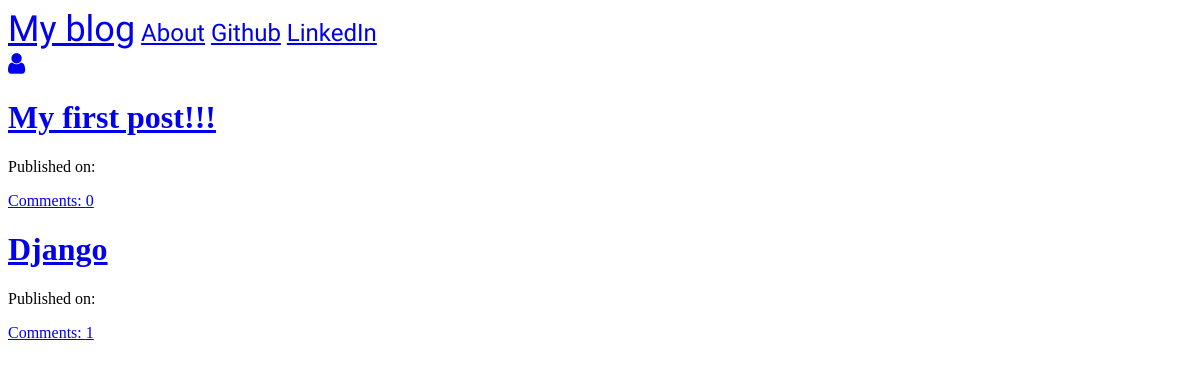
Before: / with the older database file.
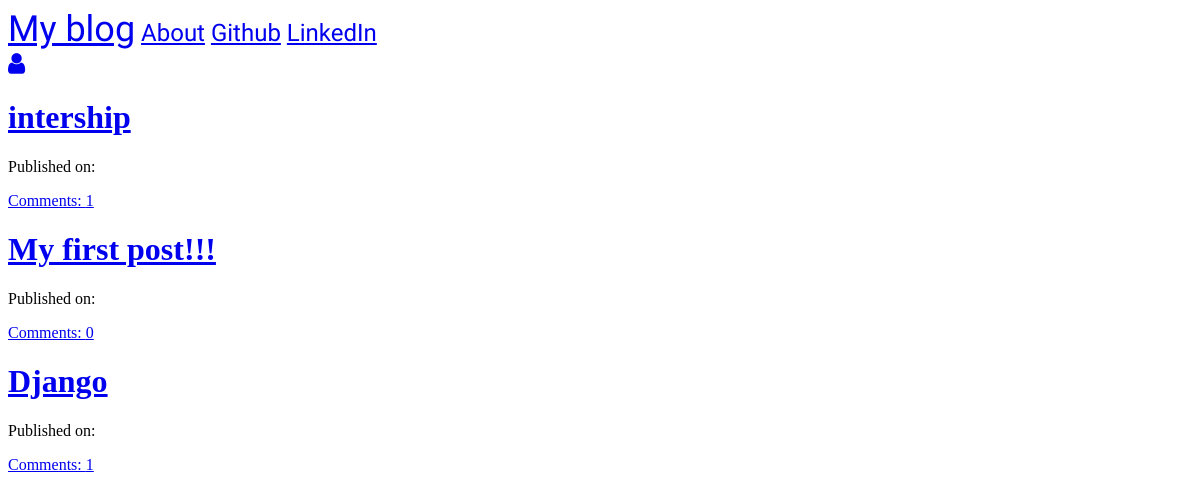
After: the same page with the newer database file.
### blog_app/models.py (models this page shows, shortened)
class Post(models.Model):
    author = models.ForeignKey('auth.User', on_delete=models.CASCADE)
    title = models.CharField(max_length=200)
    text = models.TextField()
    created_date = models.DateTimeField(default=timezone.now())
    published_date = models.DateTimeField(blank=True, null=True)
    def approve_comments(self):
        return self.comments.filter(approved_comment=True)

### blog_app/views.py (the view)
# urls.py: url(r'^$', views.PostListView.as_view(), name='post_list'),
class PostListView(ListView):
    model = Post
    def get_queryset(self):
        return Post.objects.filter(published_date__lte=timezone.now()).order_by('-published_date')

### blog_app/templates/blog_app/post_list.html
{% extends "blog_app/base.html" %}
{% block content %}
<div class="centerstage">
    {% for post in post_list %}
        <div class="post">
            <h1><a href="{% url 'post_detail' pk=post.pk %}">{{ post.title}}</a></h1>
            <div class="date">
                <p>Published on: {{post.published|date:"D M Y"}}</p>
            </div>
            <a href="{% url 'post_detail' pk=post.pk %}">Comments: {{ post.approve_comments.count}}</a>
        </div>
    {% endfor %}
</div>
{% endblock %}

Changed rows visible on the page:
added Post: title "intership", approve_comments.count "1"
